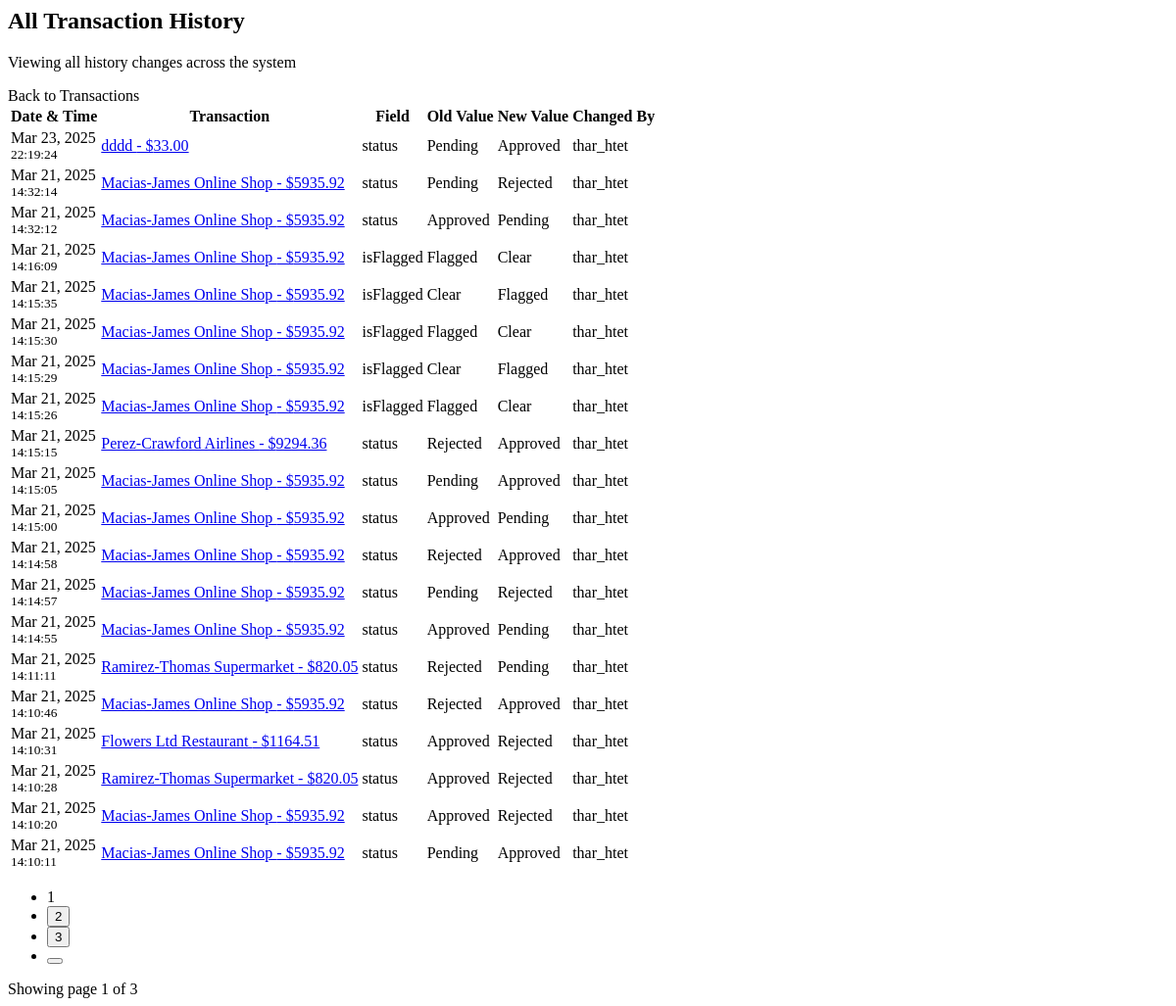
Page /all-history/ (signed in) on the earlier database version.
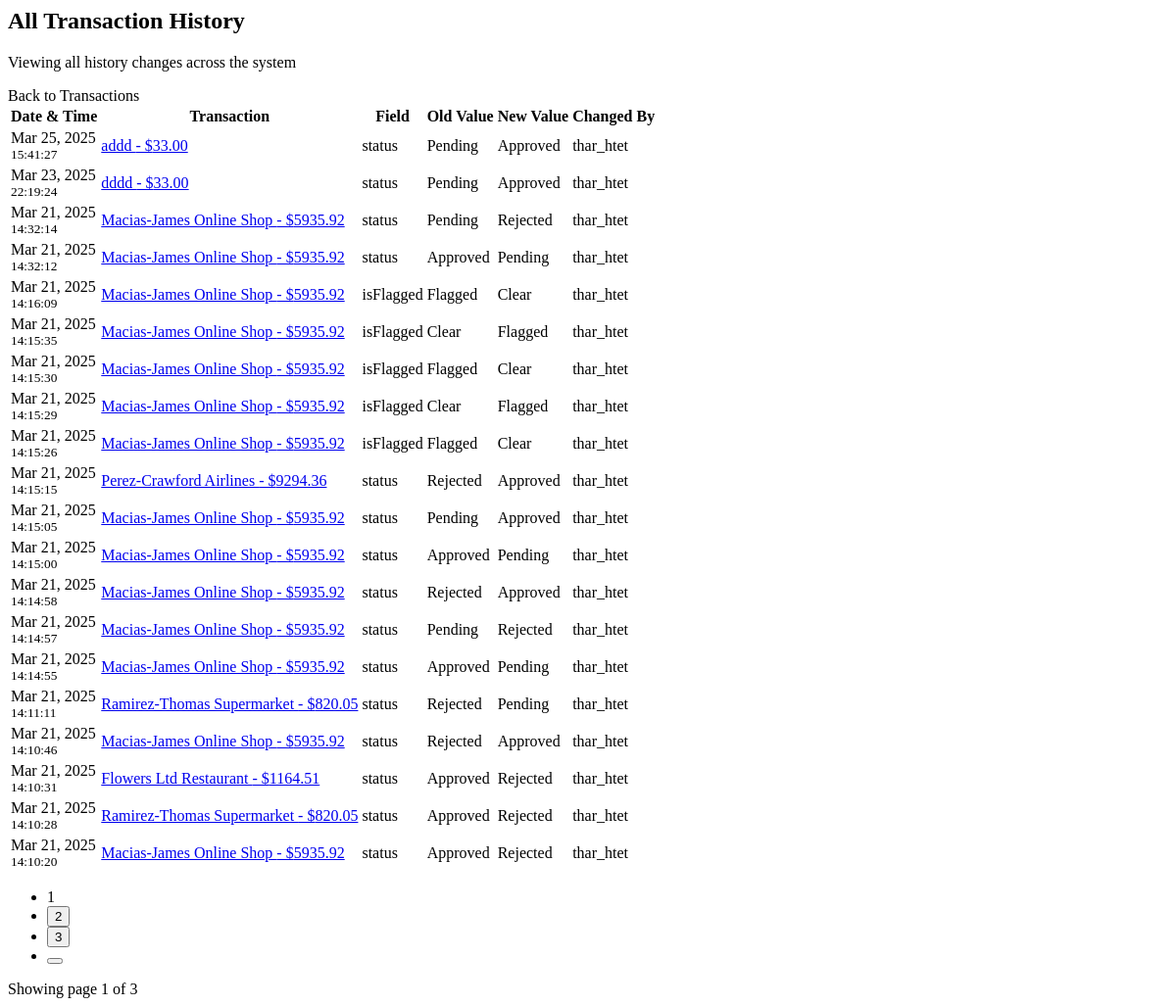
Same page on the later database version.
### auditApp/models.py (models this page shows, shortened)
class TransactionHistory(models.Model):
    transaction = models.ForeignKey('Transaction', on_delete=models.CASCADE, related_name='history')
    changed_by = models.ForeignKey(User, on_delete=models.SET_NULL, null=True)
    changed_at = models.DateTimeField(auto_now_add=True)
    field_name = models.CharField(max_length=100)
    old_value = models.CharField(max_length=255, null=True)
    new_value = models.CharField(max_length=255, null=True)
    class Meta:
        ordering = ['-changed_at']

class Transaction(models.Model):
    STATUS_CHOICES = [
        ('Approved', 'Approved'),
        ('Pending', 'Pending'),
        ('Rejected', 'Rejected'),
    ]
    id = models.CharField(primary_key=True, max_length=6, default=get_unique_hex_id, editable=False)
    amount = models.DecimalField(max_digits=10, decimal_places=2, validators=[MinValueValidator(0)],null=False, blank=False)
    status = models.CharField(max_length=255, choices=STATUS_CHOICES, null=False, blank=False,default='Pending')
    timestamp = models.DateTimeField(auto_now_add=True)
    merchant = models.CharField(max_length=255, null=False, blank=False)
    isFlagged = models.BooleanField(default=False,null=True, blank=True)
    approved_by = models.ForeignKey(User, on_delete=models.SET_NULL, null=True, blank=True)

### auditApp/views.py (the view)
# urls.py: path('all-history/', views.all_transaction_history, name='all_history'),
@login_required
def all_transaction_history(request):
    try:
        history = TransactionHistory.objects.all().select_related(
            'transaction', 'changed_by'
        ).order_by('-changed_at')
        paginator = Paginator(history, 20)  # Show 20 entries per page
        page = request.GET.get('page', 1)
        history_entries = paginator.get_page(page)
        if request.headers.get('HX-Request'):
            return render(request, 'partials/all_history.html', {
                'history': history_entries
            })
        return render(request, 'partials/all_history.html', {
            'history': history_entries
        })
    except Exception as e:
        messages.error(request, str(e))
        return redirect('home')

### auditApp/templates/partials/all_history.html (shortened to what the changed rows need)
{% load tz %}
{% if history %}
<div class="row mb-4">
    <div class="col">
        <h2 class="page-header">
            All Transaction History
        </h2>
    </div>
</div>
<div class="table-responsive">
    <table class="table table-hover">
        <thead>
            <tr>
                <th>Date & Time</th>
                <th>Transaction</th>
                <th>Field</th>
                <th>Old Value</th>
                <th>New Value</th>
                <th>Changed By</th>
            </tr>
        </thead>
        <tbody>
            {% for entry in history %}
            <tr>
                <td>
                    <span class="text-muted">
                        {{ entry.changed_at|localtime|date:"M d, Y" }}
                    </span>
                    <br>
                    <small class="text-muted">
                        {{ entry.changed_at|localtime|time:"H:i:s" }}
                    </small>
                </td>
                <td>
                    <a href="#" class="text-primary"
                       hx-get="{% url 'transaction_detail' entry.transaction.id %}"
                       hx-target="#modal-content"
                       data-bs-toggle="modal"
                       data-bs-target="#transactionModal">
                        {{ entry.transaction.merchant }} - ${{ entry.transaction.amount }}
                    </a>
                </td>
                <td>
                    <span class="fw-medium">{{ entry.field_name }}</span>
                </td>
                <td>
                    {% if entry.field_name == 'status' %}
                        <span class="badge {% if entry.old_value == 'Approved' %}bg-success{% elif entry.old_value == 'Pending' %}bg-warning{% else %}bg-danger{% endif %}">
                            {{ entry.old_value }}
                        </span>
                    {% elif entry.field_name == 'isFlagged' %}
                        <span class="badge {% if entry.old_value == 'True' %}bg-danger{% else %}bg-success{% endif %}">
                            {% if entry.old_value == 'True' %}Flagged{% else %}Clear{% endif %}
                        </span>
                    {% else %}
                        {{ entry.old_value }}
                    {% endif %}
                </td>
                <td>
                    {% if entry.field_name == 'status' %}
                        <span class="badge {% if entry.new_value == 'Approved' %}bg-success{% elif entry.new_value == 'Pending' %}bg-warning{% else %}bg-danger{% endif %}">
                            {{ entry.new_value }}
                        </span>
                    {% elif entry.field_name == 'isFlagged' %}
                        <span class="badge {% if entry.new_value == 'True' %}bg-danger{% else %}bg-success{% endif %}">
                            {% if entry.new_value == 'True' %}Flagged{% else %}Clear{% endif %}
                        </span>
                    {% else %}
                        {{ entry.new_value }}
                    {% endif %}
                </td>
                <td>
                    <span class="text-muted">
                        {{ entry.changed_by.username }}
                    </span>
                </td>
            </tr>
            {% endfor %}
        </tbody>
    </table>
    {% if history.paginator.num_pages > 1 %}
    <div class="pagination-wrapper mt-4">
        <nav aria-label="History pagination">
            <ul class="pagination justify-content-center">
                {% for num in history.paginator.page_range %}
                    {% if num == history.number %}
                    <li class="page-item active">
                        <span class="page-link">{{ num }}</span>
                    </li>
                    {% elif num > history.number|add:'-3' and num < history.number|add:'3' %}
                    <li class="page-item">
                        <button class="page-link"
                                hx-get="{% url 'all_history' %}?page={{ num }}"
                                hx-target="#transaction-container"
                                hx-swap="innerHTML">
                            {{ num }}
                        </button>
                    </li>
                    {% endif %}
                {% endfor %}
            </ul>
        </nav>
    </div>
    {% endif %}
</div>
{% else %}
<div class="alert alert-info" role="alert">
    <i class="fas fa-info-circle me-2"></i>No history records found.
</div>
{% endif %}

Differences in the rows shown:
no longer on this page (row unchanged): TransactionHistory: changed_at "Mar 21, 2025", changed_at "14:10:11", transaction.merchant "Macias-James Online Shop", transaction.amount "5935.92", field_name "status", old_value "Pending", new_value "Approved", changed_by.username "thar_htet"
added TransactionHistory: changed_at "Mar 25, 2025", changed_at "15:41:27", transaction.merchant "addd", transaction.amount "33.00", field_name "status", old_value "Pending", new_value "Approved", changed_by.username "thar_htet"
